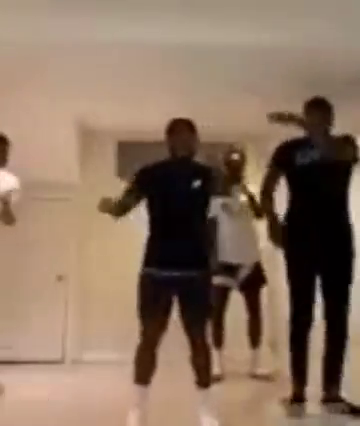
#> input picture frame 51 of 1.mp4, 360 x 426 px, given in place of e.mp4, which was not available
$ python 'human detection.py'
#> lines starting #> are read from the running program, lines starting #| are printed output that depends on the picture; pictures that were not available may be replaced by others from this repository, and a replacement may not be noted
import cv2

cap = cv2.VideoCapture('e.mp4')
human_cascade = cv2.CascadeClassifier(cv2.data.haarcascades + 'haarcascade_fullbody.xml')

while True:
    # Capture frame-by-frame
    ret, frame = cap.read()
#> frame is the input picture: shape (426, 360, 3); mean B, G, R 95.8, 114.7, 138.3

    # Our operations on the frame come here
    gray = cv2.cvtColor(frame, cv2.COLOR_BGR2GRAY)
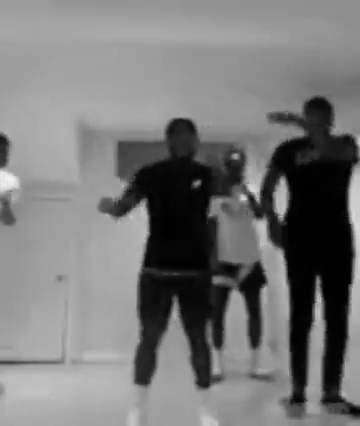
#> gray: shape (426, 360); min 0, max 243, mean 119.6
    humans = human_cascade.detectMultiScale(gray, 1.7, 1)
#> humans = ()

    # Resize frame for smoother processing
    resized_frame = cv2.resize(frame, (640, 480))
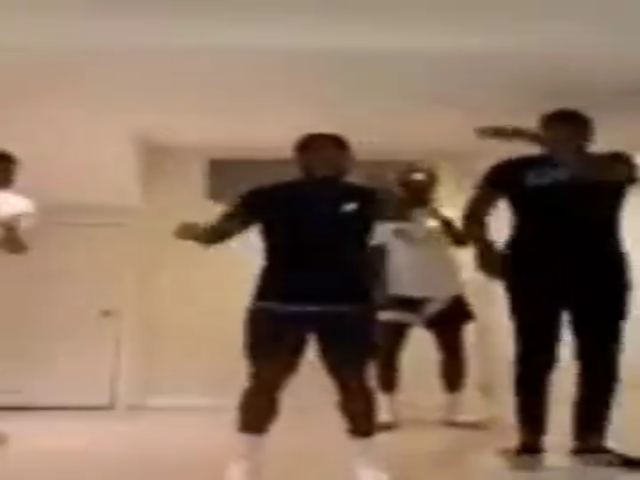
#> resized_frame: shape (480, 640, 3); mean B, G, R 95.8, 114.6, 138.2
    resized_gray = cv2.resize(gray, (640, 480))
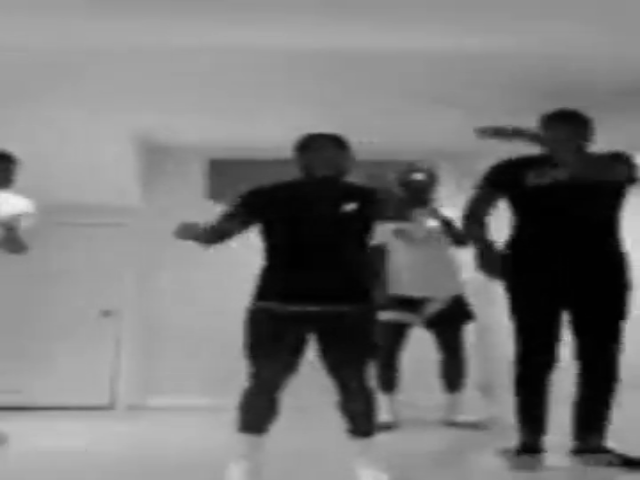
#> resized_gray: shape (480, 640); min 0, max 242, mean 119.5

    # Display the resulting frame
    for (x, y, w, h) in humans:
        # Scale bounding box coordinates to resized frame
        scaled_x = int(x * (640 / frame.shape[1]))
        scaled_y = int(y * (480 / frame.shape[0]))
        scaled_w = int(w * (640 / frame.shape[1]))
        scaled_h = int(h * (480 / frame.shape[0]))

        # Draw rectangle on resized frame
        cv2.rectangle(resized_frame, (scaled_x, scaled_y), (scaled_x + scaled_w, scaled_y + scaled_h), (255, 0, 0), 2)

        # Filter bounding boxes
        if scaled_w < 100 or scaled_h < 100:
            continue
#> this loop made 0 passes

    cv2.imshow('frame', resized_frame)

    if cv2.waitKey(1) & 0xFF == ord('q'):
#> (key q is pressed here)
        break

# When everything done, release the capture
cap.release()
cv2.destroyAllWindows()

$ run again, starting later in the video
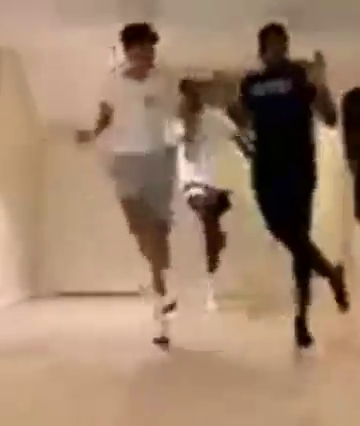
#> input picture frame 232 of 1.mp4, 360 x 426 px, given in place of e.mp4, which was not available
#> frame is the input picture: shape (426, 360, 3); mean B, G, R 107.7, 131.6, 160
#> humans = [[192, 199, 40, 81]]
#> `resized_gray = cv2.resize(gray, (640, 480))`:
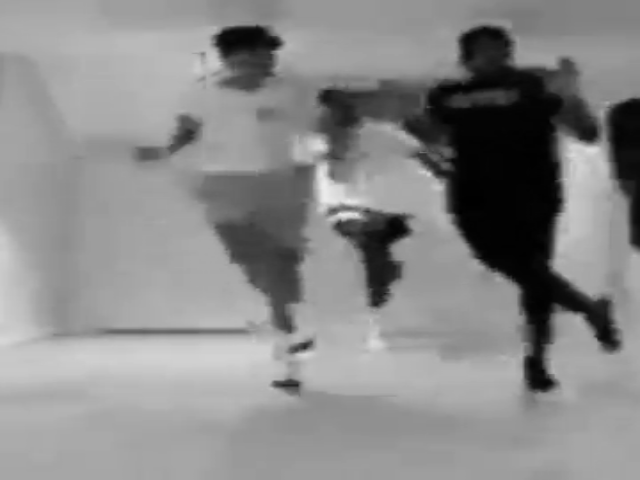
#> resized_gray: shape (480, 640); min 0, max 236, mean 137.3
#> the loop `for (x, y, w, h) in humans:` made 1 pass
#> (x, y, w, h, scaled_x, scaled_y, scaled_w, scaled_h) on pass 1: (192, 199, 40, 81, 341, 224, 71, 91)
#> after the loop `for (x, y, w, h) in humans:`:
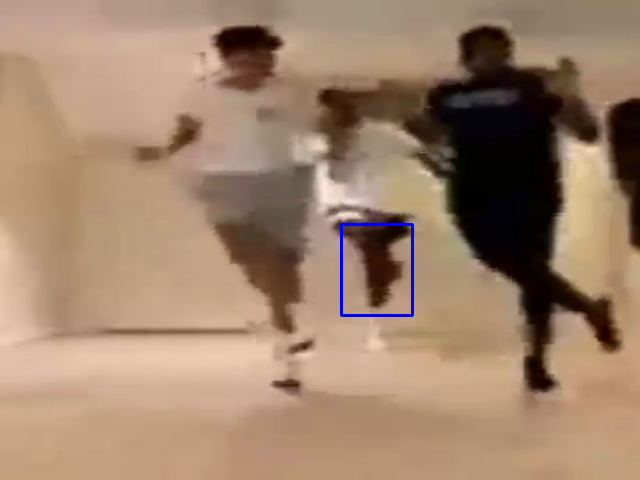
#> resized_frame: shape (480, 640, 3); mean B, G, R 108.1, 131.1, 159.5

$ run again, starting later in the video
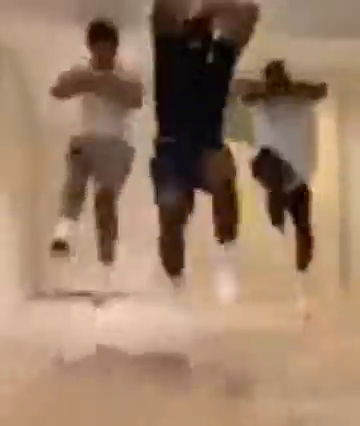
#> input picture frame 413 of 1.mp4, 360 x 426 px, given in place of e.mp4, which was not available
#> frame is the input picture: shape (426, 360, 3); mean B, G, R 103.4, 127.3, 156.1
#> humans = [[69, 145, 69, 138]]
#> `resized_gray = cv2.resize(gray, (640, 480))`:
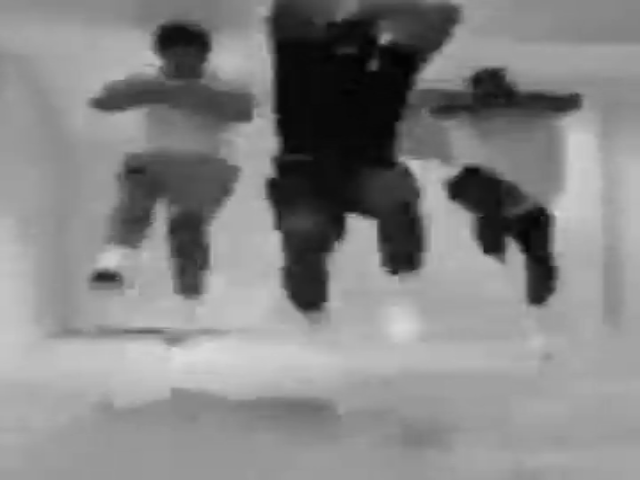
#> resized_gray: shape (480, 640); min 1, max 219, mean 133.1
#> the loop `for (x, y, w, h) in humans:` made 1 pass
#> (x, y, w, h, scaled_x, scaled_y, scaled_w, scaled_h) on pass 1: (69, 145, 69, 138, 122, 163, 122, 155)
#> after the loop `for (x, y, w, h) in humans:`:
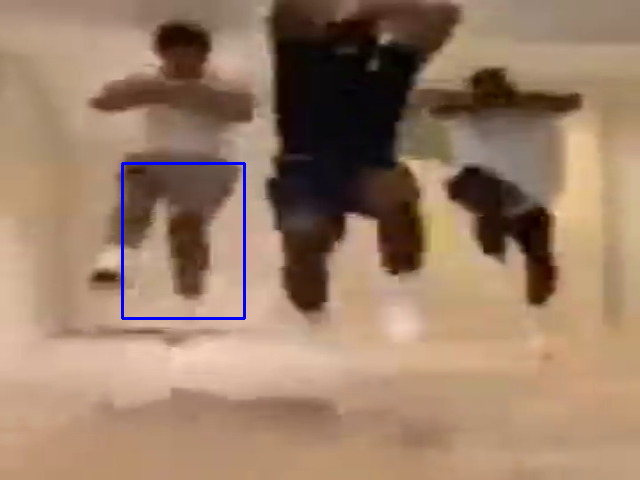
#> resized_frame: shape (480, 640, 3); mean B, G, R 104, 126.4, 155.1
